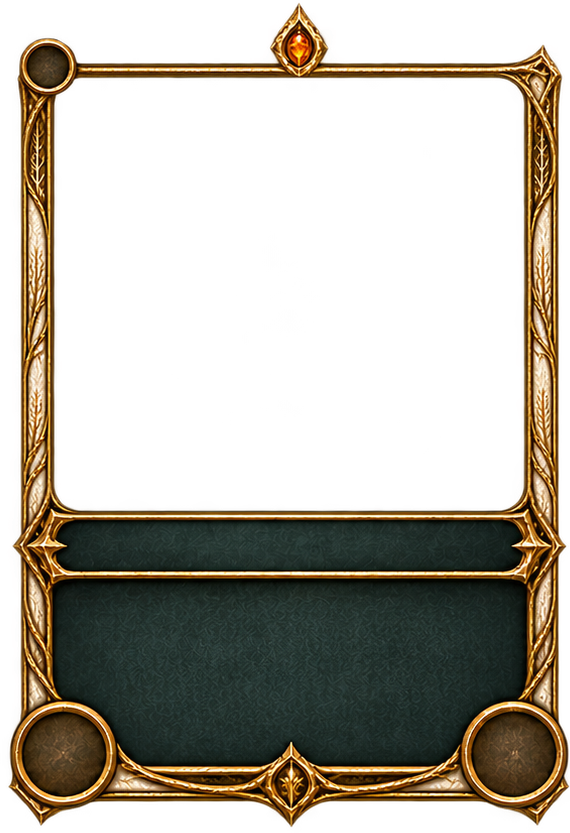
#> input picture design-pack/04-card-frames/champion-frame-v4.png, 570 x 833 px
$ python build_frame_fix_v4.py ../design-pack/04-card-frames/champion-frame-v4.png
#> lines starting #> are read from the running program, lines starting #| are printed output that depends on the picture
from pathlib import Path
from PIL import Image
import numpy as np,json,shutil
from scipy.ndimage import label,find_objects
P=Path.cwd()/'design-pack';F=P/'04-card-frames';S=P/'sources/frame-v4';S.mkdir(parents=True,exist_ok=True)
GEN=Path('C:/Users/PC/.codex/generated_images/01a10d91-fb3d-7d33-85b4-6991fc017a43')
def largest_rect(mask):
 heights=np.zeros(mask.shape[1],dtype=int);best=(0,None)
 for y,row in enumerate(mask):
  heights=np.where(row,heights+1,0);stack=[]
  for x in range(len(heights)+1):
   height=int(heights[x]) if x<len(heights) else 0;start=x
   while stack and stack[-1][1]>height:
    left,hh=stack.pop();area=hh*(x-left)
    if area>best[0]:best=(area,(left,y-hh+1,x,y+1))
    start=left
   if not stack or stack[-1][1]<height:stack.append((start,height))
 return best[1]
def measure(im):
 a=np.asarray(im.getchannel('A'));labs,n=label(a<8);areas=np.bincount(labs.ravel());objs=find_objects(labs);candidates=[]
 for i,b in enumerate(objs):
  if b is None:continue
  if b[0].start==0 or b[1].start==0 or b[0].stop==a.shape[0] or b[1].stop==a.shape[1]:continue
  if areas[i+1]>a.size*.03:candidates.append((areas[i+1],i+1,b))
 assert candidates,'No closed transparent artwork window';_,lab,b=max(candidates);region=labs==lab;box=largest_rect(region)
 l,t,r,bt=box;box=(l+3,t+3,r-3,bt-3);assert np.max(a[box[1]:box[3],box[0]:box[2]])<8
 return {'native_size':list(im.size),'transparent_window_bounds':[b[1].start,b[0].start,b[1].stop,b[0].stop],'safe_art_rectangle_px':box,'safe_art_rectangle_normalized':[box[0]/im.width,box[1]/im.height,box[2]/im.width,box[3]/im.height],'art_fit':'contain / centered; no stretch, no zoom-to-fill','art_max_overlay_alpha':int(a[box[1]:box[3],box[0]:box[2]].max())}
def crop_sheet(src,names,tag):
#> called with tag = 'full-frames-approved'
 im=Image.open(src).convert('RGBA');shutil.copy2(src,S/(tag+'.png'));rec={}
#> in crop_sheet, im is the input picture: PIL image 570x833 RGBA; mean R, G, B, A 39.6, 31.8, 19.1, 106.8
 for i,name in enumerate(names):
  cell=im.crop((round(i*im.width/len(names)),0,round((i+1)*im.width/len(names)),im.height));bbox=cell.getchannel('A').getbbox();assert bbox;cell=cell.crop(bbox);dst=F/name;cell.save(dst);rec[name]=measure(cell)
#> this loop made 1 pass
#> (bbox, n in measure) on pass 1: ((0, 31, 190, 831), 15)
#> pass 1, in crop_sheet, `cell = im.crop((round(i * im.width / len(names)), 0, round((i + 1) * i`:
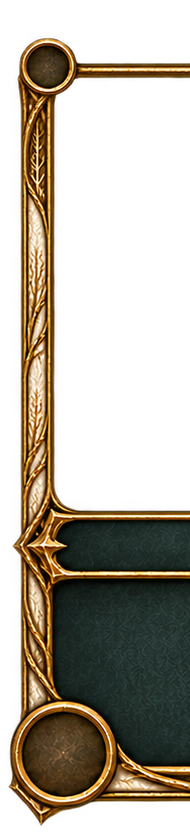
#> cell: PIL image 190x833 RGBA; mean R, G, B, A 48, 35.8, 20.2, 109.9; transparent parts drawn white
#> pass 1, in crop_sheet, `cell = cell.crop(bbox)`:
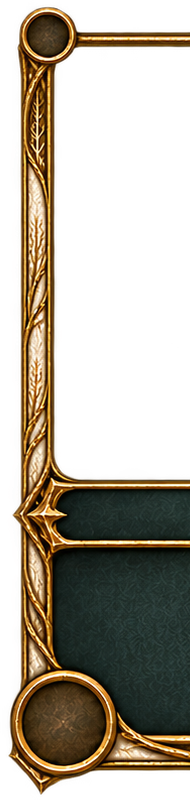
#> cell: PIL image 190x800 RGBA; mean R, G, B, A 49.9, 37.2, 21, 114.4; transparent parts drawn white
#> pass 1, in measure, `a = np.asarray(im.getchannel('A'))`:
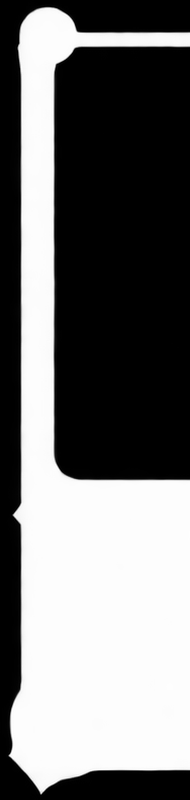
#> a: shape (800, 190); min 0, max 255, mean 114.4
#> pass 1, in measure, `labs, n = label(a < 8)`:
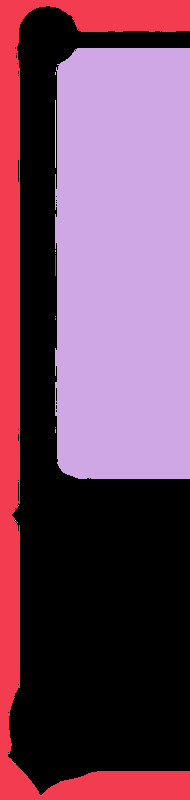
#> labs: shape (800, 190) int32; 16 distinct labels, from 0 to 15; one colour per label, 0 black
#> after the loop, rec = 0 items
 return rec
def main(fullpath):
 spec=crop_sheet(Path(fullpath),['champion-frame-v4.png','unit-frame-v4.png','spell-frame-v4.png'],'full-frames-approved')
 spec.update(crop_sheet(GEN/'exec-6470876a-577f-45a8-placeholder.png',[],'unused')) if False else None
 board=next(p for p in GEN.glob('exec-6470876a-577f-45*.png'))
 spec.update(crop_sheet(board,['board-unit-frame-v4.png','board-champion-frame-v4.png'],'board-frames-approved'))
 (F/'frame-layout-v4.json').write_text(json.dumps({'scope':'Raster asset correction; not application code','frames':spec},ensure_ascii=False,indent=2),encoding='utf-8')
 base=json.loads((P/'11-bindings/card-bindings-v2.json').read_text(encoding='utf-8'));base['scope']='V4 çerçeve ve tam kaynak görsel yerleşimi; uygulama entegrasyonu değildir'
 for c in base['cards']:
  kind='champion' if c['type']=='champion' else 'spell' if c['type']=='spell' else 'unit';c['full_frame']=f'04-card-frames/{kind}-frame-v4.png';c['board_frame']='04-card-frames/board-champion-frame-v4.png' if kind=='champion' else '04-card-frames/board-unit-frame-v4.png';c['portrait_layout']=spec[f'{kind}-frame-v4.png'];c['board_portrait_layout']=spec[Path(c['board_frame']).name]
 (P/'11-bindings/card-bindings-v4.json').write_text(json.dumps(base,ensure_ascii=False,indent=2),encoding='utf-8')
 enemy=json.loads((P/'13-enemies/asset-bindings-v3.json').read_text(encoding='utf-8'));enemy['defaults']['card_unit_frame']='04-card-frames/unit-frame-v4.png';enemy['defaults']['portrait_layout']='04-card-frames/frame-layout-v4.json';enemy['scope']='V4 asset veri eşlemesi; uygulama entegrasyonu değildir'
 (P/'13-enemies/asset-bindings-v4.json').write_text(json.dumps(enemy,ensure_ascii=False,indent=2),encoding='utf-8')
 print(json.dumps(spec,ensure_ascii=False))
if __name__=='__main__':
#> (the run stopped early here; a loop or call above may not have finished)

$ run again, with design-pack/04-card-frames/board-unit-frame-v2.png copied over design-pack/04-card-frames/champion-frame-v4.png
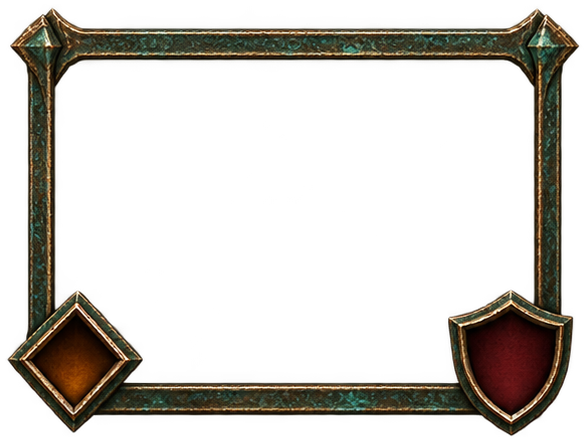
#> input picture design-pack/04-card-frames/board-unit-frame-v2.png, 587 x 443 px
#> in crop_sheet, im is the input picture: PIL image 587x443 RGBA; mean R, G, B, A 21.6, 18.1, 11.1, 65
#> the loop in crop_sheet, `for i,name in enumerate(names):` made 1 pass
#> (bbox, n in measure) on pass 1: ((4, 4, 196, 437), 23)
#> pass 1, in crop_sheet, `cell = im.crop((round(i * im.width / len(names)), 0, round((i + 1) * i`:
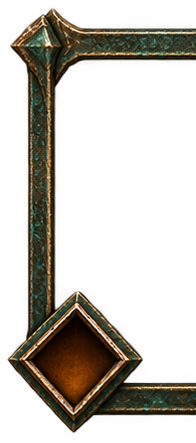
#> cell: PIL image 196x443 RGBA; mean R, G, B, A 25.4, 21.2, 12.7, 76.8; transparent parts drawn white
#> pass 1, in measure, `labs, n = label(a < 8)`:
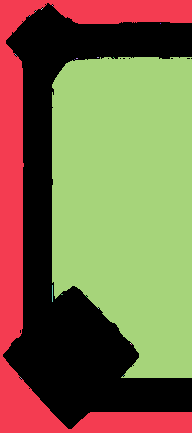
#> labs: shape (433, 192) int32; 24 distinct labels, from 0 to 23; one colour per label, 0 black
#> after the loop in crop_sheet, `for i,name in enumerate(names):`: rec = 0 items
